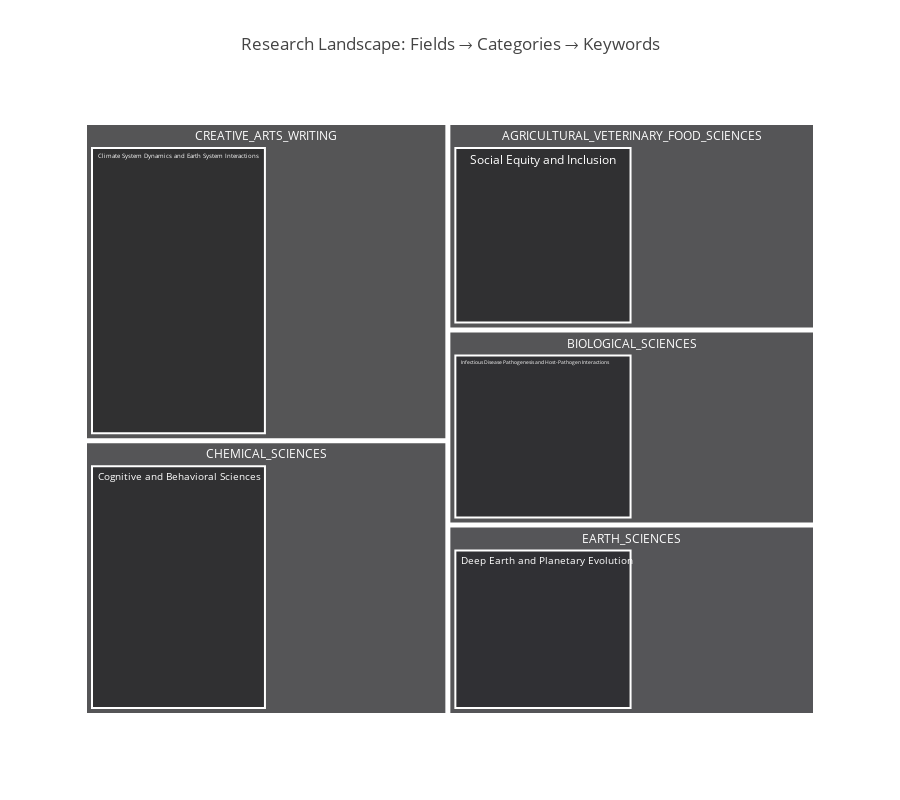

The notebook cell saved with this chart:
### Code cell
# Test treemap creation
import plotly.graph_objects as go

# Sample data to test treemap structure
sample_cats = cats.head(5).copy()

# Create hierarchical data structure
labels = []
parents = []
values = []
texts = []

# Add research fields level
field_counts = {}
for idx, row in sample_cats.iterrows():
    field = row.get('field_of_research', 'Unknown')
    if field not in field_counts:
        field_counts[field] = 0
    field_counts[field] += len(row.get('keywords', []))

# Add fields to treemap
for field, count in field_counts.items():
    labels.append(field)
    parents.append("")
    values.append(count)
    texts.append(f"{field}<br>{count} keywords")

# Add categories level  
for idx, row in sample_cats.iterrows():
    field = row.get('field_of_research', 'Unknown')
    category_name = idx
    keyword_count = len(row.get('keywords', []))
    
    labels.append(category_name)
    parents.append(field)
    values.append(keyword_count)
    texts.append(f"{category_name}<br>{keyword_count} keywords")

# Add keywords level (sample only first 5 per category)
for idx, row in sample_cats.iterrows():
    keywords = row.get('keywords', [])[:5]
    for kw in keywords:
        labels.append(kw)
        parents.append(idx)
        values.append(1)
        texts.append(kw)

# Create figure
fig = go.Figure(go.Treemap(
    labels=labels,
    parents=parents,
    values=values,
    text=texts,
    textposition="middle center",
    marker=dict(
        line=dict(width=2)
    )
))

fig.update_layout(
    title="Research Landscape: Fields → Categories → Keywords",
    height=800
)

fig.show()

### Figure 1 — Plotly figure (JSON) as saved in the notebook; plotly's stock layout.template omitted (floating-point values rounded to 4 significant figures)
{"data": [{"labels": ["CREATIVE_ARTS_WRITING", "CHEMICAL_SCIENCES", "AGRICULTURAL_VETERINARY_FOOD_SCIENCES", "BIOLOGICAL_SCIENCES", "EARTH_SCIENCES", "Climate System Dynamics and Earth System Interactions", "Cognitive and Behavioral Sciences", "Social Equity and Inclusion", "Infectious Disease Pathogenesis and Host-Pathogen Interactions", "Deep Earth and Planetary Evolution", "10-100 km scale currents", "1000-year reconstruction", "140,000 year record", "2.5°C warming", "3-D soil sensors", "21st-century applications", "ADHD", "ADHD assessments", "ADHD phenotypes", "ADHD symptoms", "21st century human rights", "ADHD transitions", "AI exclusion", "Aboriginal Family Birthing Program", "Aboriginal men", "16S rDNA linkage", "5' non-coding region", "5'tRFs", "AB5 toxin", "AB5 toxin B subunits", "1.6 billion year old rocks", "2.0 billion years", "2.8 to 2.6 billion years", "3.7 billion years ago", "3.85 Ga life"], "marker": {"line": {"width": 2}}, "parents": ["", "", "", "", "", "CREATIVE_ARTS_WRITING", "CHEMICAL_SCIENCES", "AGRICULTURAL_VETERINARY_FOOD_SCIENCES", "BIOLOGICAL_SCIENCES", "EARTH_SCIENCES", "Climate System Dynamics and Earth System Interactions", "Climate System Dynamics and Earth System Interactions", "Climate System Dynamics and Earth System Interactions", "Climate System Dynamics and Earth System Interactions", "Climate System Dynamics and Earth System Interactions", "Cognitive and Behavioral Sciences", "Cognitive and Behavioral Sciences", "Cognitive and Behavioral Sciences", "Cognitive and Behavioral Sciences", "Cognitive and Behavioral Sciences", "Social Equity and Inclusion", "Social Equity and Inclusion", "Social Equity and Inclusion", "Social Equity and Inclusion", "Social Equity and Inclusion", "Infectious Disease Pathogenesis and Host-Pathogen Interactions", "Infectious Disease Pathogenesis and Host-Pathogen Interactions", "Infectious Disease Pathogenesis and Host-Pathogen Interactions", "Infectious Disease Pathogenesis and Host-Pathogen Interactions", "Infectious Disease Pathogenesis and Host-Pathogen Interactions", "Deep Earth and Planetary Evolution", "Deep Earth and Planetary Evolution", "Deep Earth and Planetary Evolution", "Deep Earth and Planetary Evolution", "Deep Earth and Planetary Evolution"], "text": ["CREATIVE_ARTS_WRITING<br>1890 keywords", "CHEMICAL_SCIENCES<br>1631 keywords", "AGRICULTURAL_VETERINARY_FOOD_SCIENCES<br>1246 keywords", "BIOLOGICAL_SCIENCES<br>1171 keywords", "EARTH_SCIENCES<br>1143 keywords", "Climate System Dynamics and Earth System Interactions<br>1890 keywords", "Cognitive and Behavioral Sciences<br>1631 keywords", "Social Equity and Inclusion<br>1246 keywords", "Infectious Disease Pathogenesis and Host-Pathogen Interactions<br>1171 keywords", "Deep Earth and Planetary Evolution<br>1143 keywords", "10-100 km scale currents", "1000-year reconstruction", "140,000 year record", "2.5°C warming", "3-D soil sensors", "21st-century applications", "ADHD", "ADHD assessments", "ADHD phenotypes", "ADHD symptoms", "21st century human rights", "ADHD transitions", "AI exclusion", "Aboriginal Family Birthing Program", "Aboriginal men", "16S rDNA linkage", "5' non-coding region", "5'tRFs", "AB5 toxin", "AB5 toxin B subunits", "1.6 billion year old rocks", "2.0 billion years", "2.8 to 2.6 billion years", "3.7 billion years ago", "3.85 Ga life"], "textposition": "middle center", "type": "treemap", "values": [1890, 1631, 1246, 1171, 1143, 1890, 1631, 1246, 1171, 1143, 1, 1, 1, 1, 1, 1, 1, 1, 1, 1, 1, 1, 1, 1, 1, 1, 1, 1, 1, 1, 1, 1, 1, 1, 1]}], "layout": {"height": 800, "title": {"text": "Research Landscape: Fields → Categories → Keywords"}}}
